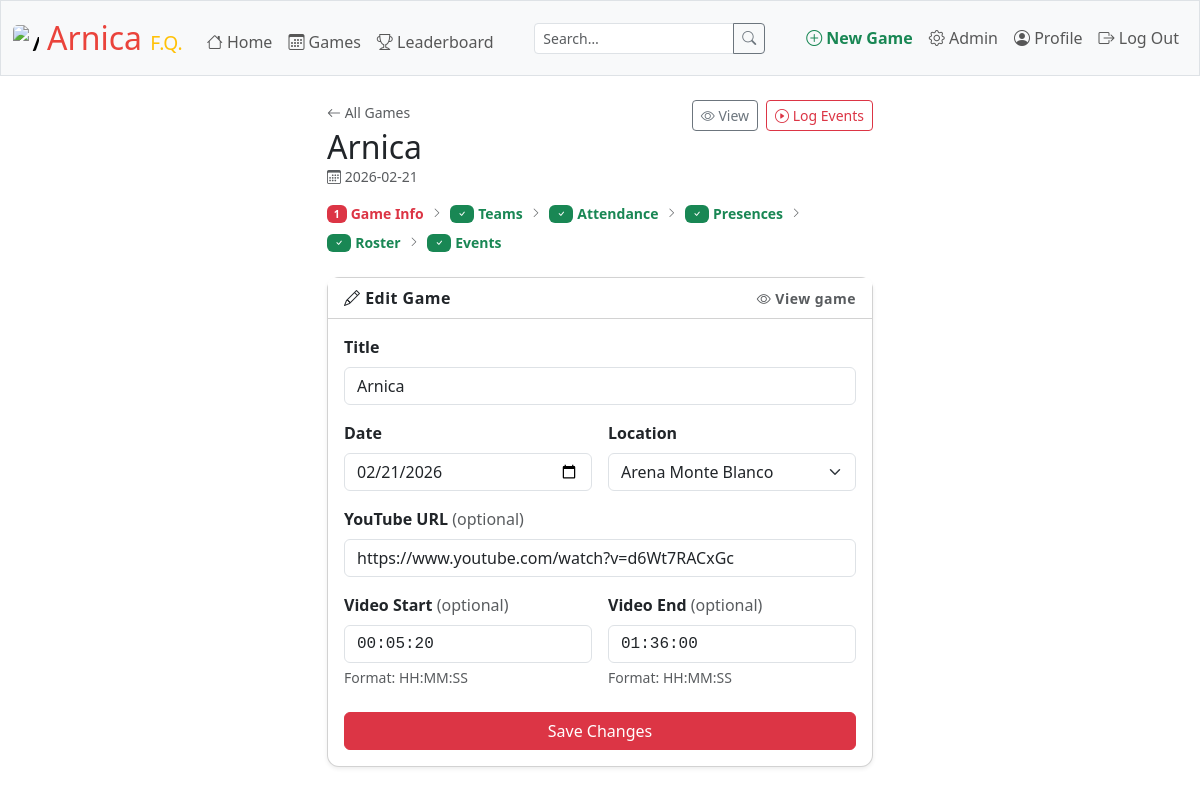
/games/6/edit (signed in), run on the app's committed database.
### tables this page shows
CREATE TABLE games (
    id          INTEGER PRIMARY KEY AUTOINCREMENT NOT NULL,
    title       TEXT NOT NULL,
    date        DATE NOT NULL,
    youtube_url TEXT,
    location_id INTEGER NOT NULL,
    video_start TEXT CHECK(video_start GLOB '[0-9][0-9]:[0-9][0-9]:[0-9][0-9]'),
    video_end   TEXT CHECK(video_end   GLOB '[0-9][0-9]:[0-9][0-9]:[0-9][0-9]'),
    FOREIGN KEY(location_id) REFERENCES locations(id) ON DELETE RESTRICT
);

CREATE TABLE locations (
    id   INTEGER PRIMARY KEY AUTOINCREMENT NOT NULL,
    name TEXT NOT NULL UNIQUE
);

### app.py (the view, shortened to what this page needs)
@app.route("/games/<int:game_id>/edit", methods=["GET", "POST"])
@login_required
@role_required("admin", "editor")
def game_edit(game_id):
    game = db.execute("SELECT * FROM games WHERE id = ?", game_id)
    if not game:
        return apology("Game not found", 404)
    game = game[0]
    locations = db.execute("SELECT * FROM locations ORDER BY name")
    if request.method == "GET":
        steps_done = get_steps_done(db, game_id)
        return render_template("game_edit.html", game=game, locations=locations, steps_done=steps_done)

### app.py (called while the page is built)
def get_steps_done(db, game_id):
    if not game_id:
        return set()
    done = {1}  # game info always done if we have a game_id
    checks = [
        (2, "SELECT 1 FROM teams          WHERE game_id = ? LIMIT 1"),
        (3, "SELECT 1 FROM whatsapp_list  WHERE game_id = ? LIMIT 1"),
        (4, "SELECT 1 FROM presences      WHERE game_id = ? LIMIT 1"),
        (5, "SELECT 1 FROM roster_entries WHERE game_id = ? LIMIT 1"),
        (6, "SELECT 1 FROM roster_entries WHERE game_id = ? LIMIT 1"), #because once there is roster entries it should be ok to access events
    ]
    for step, sql in checks:
        if db.execute(sql, game_id):
            done.add(step)
    return done

@app.after_request
def after_request(response):
    response.headers["Cache-Control"] = "no-cache, no-store, must-revalidate"
    response.headers["Expires"] = 0
    response.headers["Pragma"] = "no-cache"
    return response

### helpers.py (called while the page is built)
def login_required(f):
    @wraps(f)
    def decorated_function(*args, **kwargs):
        if session.get("user_id") is None:
            return redirect("/login")
        return f(*args, **kwargs)
    return decorated_function

def role_required(*roles):
    def decorator(f):
        @wraps(f)
        def decorated_function(*args, **kwargs):
            if session.get("role") not in roles:
                return apology("Access denied", 403)
            return f(*args, **kwargs)
        return decorated_function
    return decorator

### templates/game_edit.html (shortened to what this page needs)
{% extends "layout.html" %}
{% from "_macros.html" import game_header, game_steps %}
{% block main %}
<div class="row justify-content-center">
    <div class="col-md-7 col-lg-6">
        {{ game_header(game) }}
        {{ game_steps(1, game.id, done=steps_done) }}
        <div class="card shadow-sm">
            <div class="card-header bg-white d-flex justify-content-between align-items-center">
                <span><i class="bi bi-pencil"></i> Edit Game</span>
                <a href="/games/{{ game.id }}" class="text-muted small text-decoration-none">
                    <i class="bi bi-eye"></i> View game
                </a>
            </div>
            <div class="card-body">
                <form action="/games/{{ game.id }}/edit" method="post">
                    <div class="mb-3">
                        <label class="form-label fw-semibold" for="title">Title</label>
                        <input autofocus
                               class="form-control"
                               id="title"
                               name="title"
                               required
                               type="text"
                               value="{{ game.title }}">
                    </div>
                    <div class="row g-3 mb-3">
                        <div class="col-sm-6">
                            <label class="form-label fw-semibold" for="date">Date</label>
                            <input class="form-control"
                                   id="date"
                                   name="date"
                                   required
                                   type="date"
                                   value="{{ game.date }}">
                        </div>
                        <div class="col-sm-6">
                            <label class="form-label fw-semibold" for="location_id">Location</label>
                            <select class="form-select" id="location_id" name="location_id" required>
                                {% for loc in locations %}
                                    <option value="{{ loc.id }}"
                                        {% if loc.id == game.location_id %}selected{% endif %}>
                                        {{ loc.name }}
                                    </option>
                                {% endfor %}
                            </select>
                        </div>
                    </div>
                    <div class="mb-3">
                        <label class="form-label fw-semibold" for="youtube_url">
                            YouTube URL <span class="text-muted fw-normal">(optional)</span>
                        </label>
                        <input class="form-control"
                               id="youtube_url"
                               name="youtube_url"
                               type="url"
                               value="{{ game.youtube_url or '' }}">
                    </div>
                    <div class="row g-3 mb-4">
                        <div class="col-sm-6">
                            <label class="form-label fw-semibold" for="video_start">
                                Video Start <span class="text-muted fw-normal">(optional)</span>
                            </label>
                            <input class="form-control font-monospace"
                                   id="video_start"
                                   name="video_start"
                                   pattern="[0-9]{2}:[0-9]{2}:[0-9]{2}"
                                   placeholder="00:00:00"
                                   type="text"
                                   value="{{ game.video_start or '' }}">
                            <div class="form-text">Format: HH:MM:SS</div>
                        </div>
                        <div class="col-sm-6">
                            <label class="form-label fw-semibold" for="video_end">
                                Video End <span class="text-muted fw-normal">(optional)</span>
                            </label>
                            <input class="form-control font-monospace"
                                   id="video_end"
                                   name="video_end"
                                   pattern="[0-9]{2}:[0-9]{2}:[0-9]{2}"
                                   placeholder="00:00:00"
                                   type="text"
                                   value="{{ game.video_end or '' }}">
                            <div class="form-text">Format: HH:MM:SS</div>
                        </div>
                    </div>
                    <div class="d-grid">
                        <button class="btn btn-danger" type="submit">
                            Save Changes
                        </button>
                    </div>
                </form>
            </div>
        </div>
    </div>
</div>
{% endblock %}

### templates/_macros.html (shortened to what this page needs)
{% macro game_header(game=None) %}
<div class="d-flex justify-content-between align-items-start mb-3">
    <div>
        <a href="/games" class="text-muted small text-decoration-none">
            <i class="bi bi-arrow-left"></i> All Games
        </a>
        {% if game %}
            <h2 class="mt-1 mb-0">{{ game.title }}</h2>
            <div class="text-muted small">
                {% if game.date %}<i class="bi bi-calendar3"></i> {{ game.date }}{% endif %}
            </div>
        {% else %}
            <h2 class="mt-1 mb-0">New Game</h2>
        {% endif %}
    </div>
    {% if game %}
        <div class="d-flex gap-2">
            <a href="/games/{{ game.id }}" class="btn btn-sm btn-outline-secondary">
                <i class="bi bi-eye"></i> View
            </a>
            <a href="/games/{{ game.id }}/events" class="btn btn-sm btn-outline-danger">
                <i class="bi bi-play-circle"></i> Log Events
            </a>
        </div>
    {% endif %}
</div>
{% endmacro %}
{% macro game_steps(current, game_id=None, done=()) %}
{% set steps = [
    (1, "Game Info",   game_id | string + "/edit"       if game_id else None),
    (2, "Teams",       game_id | string + "/teams"      if game_id else None),
    (3, "Attendance",  game_id | string + "/attendance" if game_id else None),
    (4, "Presences",   game_id | string + "/presences"  if game_id else None),
    (5, "Roster",      game_id | string + "/roster"     if game_id else None),
    (6, "Events",      game_id | string + "/events"     if game_id else None),
] %}
<div class="d-flex align-items-center gap-2 mb-4 text-muted small flex-wrap">
    {% for num, label, path in steps %}
        {% set is_done = (num < current) or (num in done) %}
        {% set is_current = (num == current) %}
        {% set is_clickable = is_done and path and (num != current) %}
        {% if is_current %}
            <span class="d-inline-flex align-items-center gap-1 fw-semibold text-danger">
                <span class="badge bg-danger text-white">{{ num }}</span>
                <span class="d-none d-sm-inline">{{ label }}</span>
            </span>
        {% elif is_clickable %}
            <a href="/games/{{ path }}"
               class="d-inline-flex align-items-center gap-1 text-decoration-none text-success fw-semibold"
               title="Go to {{ label }}">
                <span class="badge bg-success text-white"><i class="bi bi-check"></i></span>
                <span class="d-none d-sm-inline">{{ label }}</span>
            </a>
        {% else %}
            <span class="d-inline-flex align-items-center gap-1 text-muted">
                <span class="badge bg-light text-muted border">{{ num }}</span>
                <span class="d-none d-sm-inline">{{ label }}</span>
            </span>
        {% endif %}
        {% if not loop.last %}
            <i class="bi bi-chevron-right text-muted" style="font-size:0.65rem"></i>
        {% endif %}
    {% endfor %}
</div>
{% endmacro %}

### static/styles.css (style rules this page uses)
.card { border-radius: 0.75rem; }
.card-header { font-weight: 600; letter-spacing: 0.03em; }

### data on the page
games: title "Arnica", date "2026-02-21", date "02/21/2026", location_id "Arena Monte Blanco", youtube_url "https://www.youtube.com/watch?v=d6Wt7RACxGc", video_start "00:05:20", video_end "01:36:00"

### other printed values
{{ num }} "1"
{{ label }} "Game Info"
{{ label }} "Teams" "Attendance" "Presences" "Roster" "Events"
